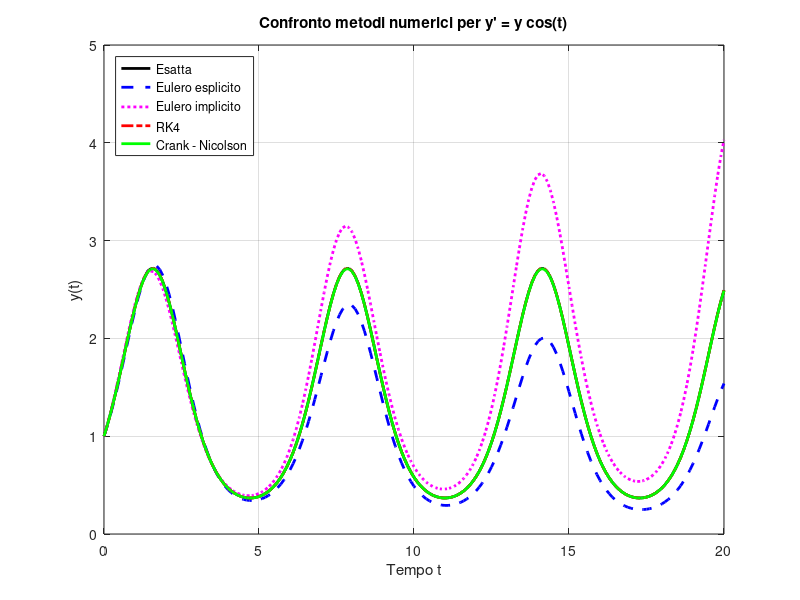
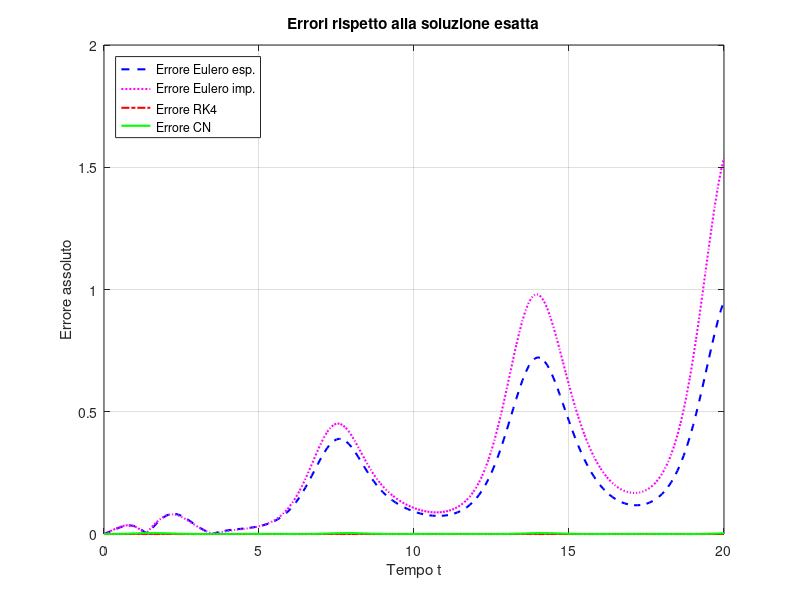

These figures' MATLAB source, in order:
% Confronto tra i metodi di Eulero, Runge Kutta e Crack Nicholson
clear all; close all; clc;

% Definizione ODE
f = @(t, y) y * cos(t);
y_exact_fun = @(t) exp(sin(t));

% Parametri
t0 = 0; T = 20; y0 = 1;
h = 0.1;
t = t0 : h : T;
N = length(t);

% Inizializzazione soluzioni
y_euler_exp = zeros(1, N);
y_euler_imp = zeros(1, N);
y_rk4 = zeros(1, N);
y_cn = zeros(1, N);
y_exact = y_exact_fun(t);

% Inizializzazione
y_euler_exp(1) = y0;
y_euler_imp(1) = y0;
y_rk4(1) = y0;
y_cn(1) = y0;

% Eulero esplicito
for n = 1:N-1
    y_euler_exp(n+1) = y_euler_exp(n) + h * f(t(n), y_euler_exp(n)); 
end

% Eulero implicito
for n = 1:N-1
    y_euler_imp(n+1) =  y_euler_imp(n) / (1 - h * cos(t(n+1)));
end

% Runge-Kutta 4
for n = 1:N-1
    k1 = f(t(n), y_rk4(n));
    k2 = f(t(n) + 1/2 * h, y_rk4(n) + 1/2 * h* k1);
    k3 = f(t(n) + 1/2 * h, y_rk4(n) + 1/2 * h * k2);
    k4 = f(t(n) + + h, y_rk4(n) + h * k3);
    y_rk4(n+1) = y_rk4(n) + (h/6) * (k1 + 2*k2 + 2*k3 + k4);
end

% Crank–Nicolson
for n = 1:N-1
    a = 1 + 0.5 * h * cos(t(n));
    b = 1 - 0.5 * h * cos(t(n+1));
    y_cn(n+1) = y_cn(n) * (a / b);
end

% Plot confronto
figure;
plot(t, y_exact, 'k-', 'LineWidth', 2); hold on;
plot(t, y_euler_exp, 'b--', 'LineWidth', 2);
plot(t, y_euler_imp, 'm:', 'LineWidth', 2);
plot(t, y_rk4, 'r-.', 'LineWidth', 2);
plot(t, y_cn, 'g-', 'LineWidth', 2);
legend('Esatta', 'Eulero esplicito', 'Eulero implicito', 'RK4', 'Crank - Nicolson', 'Location', 'northwest');
xlabel('Tempo t'); ylabel('y(t)');
title('Confronto metodi numerici per y'' = y cos(t)');
grid on;

% Errori
figure;
plot(t, abs(y_euler_exp - y_exact), 'b--', 'LineWidth', 1.5); hold on;
plot(t, abs(y_euler_imp - y_exact), 'm:', 'LineWidth', 1.5);
plot(t, abs(y_rk4 - y_exact), 'r-.', 'LineWidth', 1.5);
plot(t, abs(y_cn - y_exact), 'g-', 'LineWidth', 1.5);
legend('Errore Eulero esp.', 'Errore Eulero imp.', 'Errore RK4', 'Errore CN', 'Location', 'northwest');
xlabel('Tempo t'); ylabel('Errore assoluto');
title('Errori rispetto alla soluzione esatta');
grid on;
